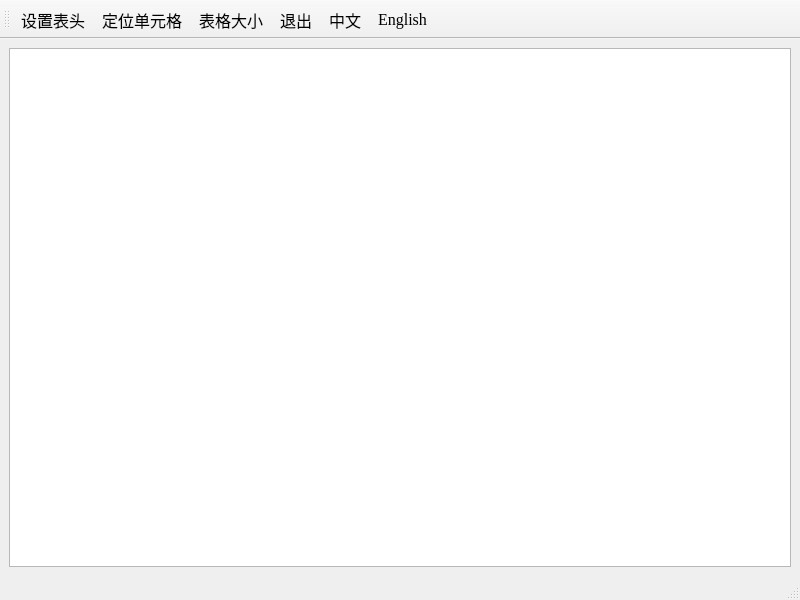
<?xml version="1.0" encoding="UTF-8"?>
<ui version="4.0">
 <class>TestTRTranslation</class>
 <widget class="QMainWindow" name="TestTRTranslation">
  <property name="geometry">
   <rect>
    <x>0</x>
    <y>0</y>
    <width>800</width>
    <height>600</height>
   </rect>
  </property>
  <property name="font">
   <font>
    <family>Times New Roman</family>
    <pointsize>12</pointsize>
   </font>
  </property>
  <property name="windowTitle">
   <string>TestTRTranslation</string>
  </property>
  <widget class="QWidget" name="centralwidget">
   <layout class="QGridLayout" name="gridLayout">
    <item row="0" column="0">
     <widget class="QTableView" name="tableView"/>
    </item>
   </layout>
  </widget>
  <widget class="QStatusBar" name="statusbar"/>
  <widget class="QToolBar" name="toolBar">
   <property name="windowTitle">
    <string>toolBar</string>
   </property>
   <property name="toolButtonStyle">
    <enum>Qt::ToolButtonTextBesideIcon</enum>
   </property>
   <attribute name="toolBarArea">
    <enum>TopToolBarArea</enum>
   </attribute>
   <attribute name="toolBarBreak">
    <bool>false</bool>
   </attribute>
   <addaction name="actTab_SetHeader"/>
   <addaction name="actTab_Locate"/>
   <addaction name="actTab_SetSize"/>
   <addaction name="actFile_Quit"/>
   <addaction name="actLang_CN"/>
   <addaction name="actLang_EN"/>
  </widget>
  <action name="actTab_SetSize">
   <property name="icon">
    <iconset resource="images.qrc">
     <normaloff>:/images/230.bmp</normaloff>:/images/230.bmp</iconset>
   </property>
   <property name="text">
    <string>表格大小</string>
   </property>
   <property name="toolTip">
    <string>设置表格行数列数</string>
   </property>
  </action>
  <action name="actTab_SetHeader">
   <property name="icon">
    <iconset resource="images.qrc">
     <normaloff>:/images/516.bmp</normaloff>:/images/516.bmp</iconset>
   </property>
   <property name="text">
    <string>设置表头</string>
   </property>
   <property name="toolTip">
    <string>设置表头标题</string>
   </property>
  </action>
  <action name="actFile_Quit">
   <property name="icon">
    <iconset resource="images.qrc">
     <normaloff>:/images/132.bmp</normaloff>:/images/132.bmp</iconset>
   </property>
   <property name="text">
    <string>退出</string>
   </property>
   <property name="toolTip">
    <string>退出本软件</string>
   </property>
  </action>
  <action name="actTab_Locate">
   <property name="icon">
    <iconset resource="images.qrc">
     <normaloff>:/images/304.bmp</normaloff>:/images/304.bmp</iconset>
   </property>
   <property name="text">
    <string>定位单元格</string>
   </property>
   <property name="toolTip">
    <string>定位到某个单元格</string>
   </property>
  </action>
  <action name="actLang_CN">
   <property name="icon">
    <iconset resource="images.qrc">
     <normaloff>:/images/CN.jpg</normaloff>:/images/CN.jpg</iconset>
   </property>
   <property name="text">
    <string>中文</string>
   </property>
  </action>
  <action name="actLang_EN">
   <property name="icon">
    <iconset resource="images.qrc">
     <normaloff>:/images/timg2.jpg</normaloff>:/images/timg2.jpg</iconset>
   </property>
   <property name="text">
    <string>English</string>
   </property>
  </action>
 </widget>
 <resources>
  <include location="images.qrc"/>
 </resources>
 <connections>
  <connection>
   <sender>actFile_Quit</sender>
   <signal>triggered()</signal>
   <receiver>TestTRTranslation</receiver>
   <slot>close()</slot>
   <hints>
    <hint type="sourcelabel">
     <x>-1</x>
     <y>-1</y>
    </hint>
    <hint type="destinationlabel">
     <x>399</x>
     <y>299</y>
    </hint>
   </hints>
  </connection>
 </connections>
</ui>
